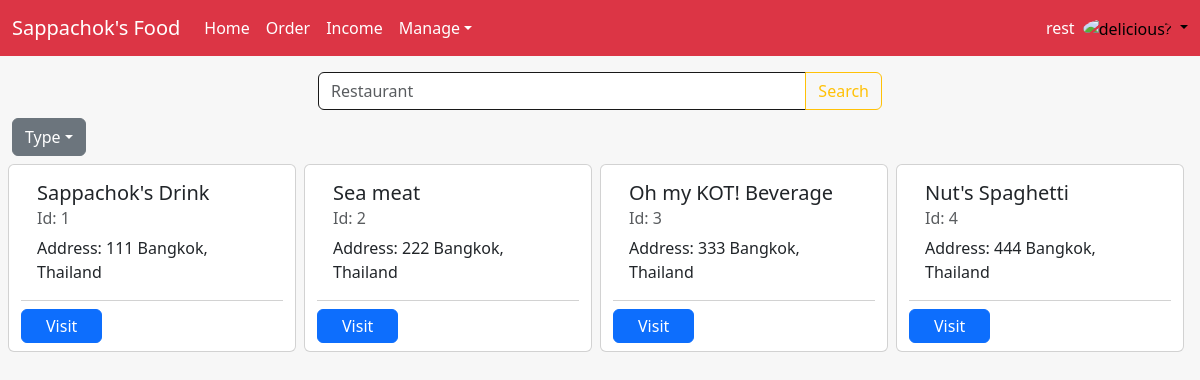
/customer/index.php (signed in), run on the app's committed database.
### tables this page shows
CREATE TABLE `restau` (
  `restau_id` int(11) NOT NULL,
  `restau_name` varchar(30) NOT NULL,
  `restau_address` varchar(100) DEFAULT NULL,
  `restau_admin_id` int(11) NOT NULL,
  `type_id` int(11) NOT NULL,
  `status` int(1) NOT NULL
);

### customer/index.php (the view, shortened to what this page needs)
<?php
include("../header.php");
?>
    <div class='container-fluid mt-3'>
        <div class='container col-md-6'>
            <form method='post'>
                <div class="input-group mb-2">
                    <input name="keyword" type="text" class="form-control form-control-salmon text-dark" placeholder="Restaurant">
                    <button name="search" type="submit" class="btn btn-outline-warning" type="button">Search</button>
                </div>
            </form>
        </div>
        <div class='row mb-2'>
            <div class='dropdown'>
                <button class='dropdown-toggle btn btn-secondary' data-bs-toggle='dropdown'>Type</button>
            </div>
        </div>
        <div class='row'>
            <?php function ShowRestaurants($obj, $error = false) { ?>
                <div class="col-md-2 card bg-white ms-2 mb-2" style="width: 18rem;">
                    <div class="card-body">
                        <h5 class="card-title"><?php echo $obj -> restau_name; ?></h5>
                        <h6 class="card-subtitle mb-2 text-muted">Id: <?php echo $obj -> restau_id; ?></h6>
                        <p class="card-text">Address: <?php echo $obj -> restau_address; ?></p>
                    </div>
                    <div class="card-footer ps-0 bg-white">
                        <a class='btn px-4 py-1 btn-primary' href='food.php?restau_id=<?php echo $obj -> restau_id; ?>'>Visit</a>
                    </div>
                </div>
            <?php } ?>
            <?php
            if (isset($_POST['search']))
            {
                $keyword = $_POST['keyword'];
                $sql = "select * from restau where restau_name like '%$keyword%' and status != 0";
                $query = $mysqli -> query($sql);
                while ($obj = $query -> fetch_object()) {
                    ShowRestaurants($obj);
                }
            }
            else if (!isset($_POST['search']))
            {
                $sql = "select * from restau where status != 0";
                $query = $mysqli -> query($sql);
                while ($obj = $query -> fetch_object()) {
                    if ($_SESSION['type_id'] != 9000 && $obj -> type_id == $_SESSION['type_id']) {
                        ShowRestaurants($obj);
                    } else if ($_SESSION['type_id'] == 9000) {
                        ShowRestaurants($obj);
                    }
                }
            }
            ?>
        </div>
    </div>
<?php
include("../footer.php");
?>

### header.php (shortened to what this page needs)
<?php
function changeLocate($location = null)
{
    if ($_SESSION['user_type'] == "admin")
    {
        echo BASE_URL . "admin/" . $location;
    }
    elseif ($_SESSION['user_type'] == "restau_admin")
    {
        echo BASE_URL . "restau_admin/" . $location;
    }
    elseif ($_SESSION['user_type'] == "customer")
    {
        echo BASE_URL . "customer/" . $location;
    }
    elseif ($_SESSION['user_type'] == "rider")
    {
        echo BASE_URL . "rider/" . $location;
    }
}
?>
<!DOCTYPE html>
<html lang="en">
<head>
    <link rel="stylesheet" href="<?php echo BASE_URL . 'bootstrap/dist/css/bootstrap.min.css';?>">
    <link rel=stylesheet href="<?php echo BASE_URL . "style.css"; ?>">
</head>
<body>
    <nav class="navbar navbar-dark bg-danger sticky-top">
        <div class="container-fluid">
            <a class="navbar-brand" href="<?php changeLocate() ?>">Sappachok's Food</a>
            <ul class="nav col-12 col-lg-auto me-lg-auto mb-2 justify-content-center mb-lg-0">
                <li><a href="<?php changeLocate(); ?>" class="nav-link px-2 text-white">Home</a></li>
                <?php if ($_SESSION['user_type'] == 'restau_admin') { ?>
                    <li><a href="<?php changeLocate('order.php'); ?>" class="nav-link px-2 text-white">Order</a></li>
                    <li><a href="<?php changeLocate('earn.php'); ?>" class="nav-link px-2 text-white">Income</a></li>
                    <div class="btn-group">
                        <a href="#" class="nav-link dropdown-toggle px-2 text-white" data-bs-toggle="dropdown">Manage</a>
                    </div>
                <?php } ?>
            </ul>
            <form class="d-flex" method="post">
                <p class='text-white my-auto me-2'><?php echo $_SESSION['username']; ?></p>
                <div class="btn-group">
                    <a class="nav-link dropdown-toggle" href="#" data-bs-toggle="dropdown">
                        <?php
                        if (isset($_SESSION['picture']))
                        {
                            if (!empty($_SESSION['picture']) || !ctype_space($_SESSION['picture']))
                            { ?>
                                <img src="<?php echo BASE_URL . 'profile/' . $_SESSION['picture']; ?>" alt="delicious?" width="35" height="35" class="rounded-circle">
                            <?php } else { ?>
                                <img src="<?php echo BASE_URL . 'img/KoonBest.png'; ?>" alt="delicious?" width="35" height="35" class="rounded-circle">
                            <?php }
                        }
                        else
                        { ?>
                            <img src="<?php echo BASE_URL . 'img/KoonBest.png'; ?>" alt="delicious?" width="35" height="35" class="rounded-circle">
                        <?php } ?>
                    </a>
                </div>
            </form>
        </div>
    </nav>

### footer.php
</body>
</html>

### style.css (style rules this page uses)
.form-control { border-color: #181818; }

### header.php (style rules this page uses)
body, html { background-color: #f7f7f7; color: black; }

### data on the page
restau: restau_name "Sappachok's Drink", restau_id "1", restau_address "111 Bangkok, Thailand"
restau: restau_name "Sea meat", restau_id "2", restau_address "222 Bangkok, Thailand"
restau: restau_name "Oh my KOT! Beverage", restau_id "3", restau_address "333 Bangkok, Thailand"
restau: restau_name "Nut's Spaghetti", restau_id "4", restau_address "444 Bangkok, Thailand"

### other printed values
$_SESSION['username'] "rest"
